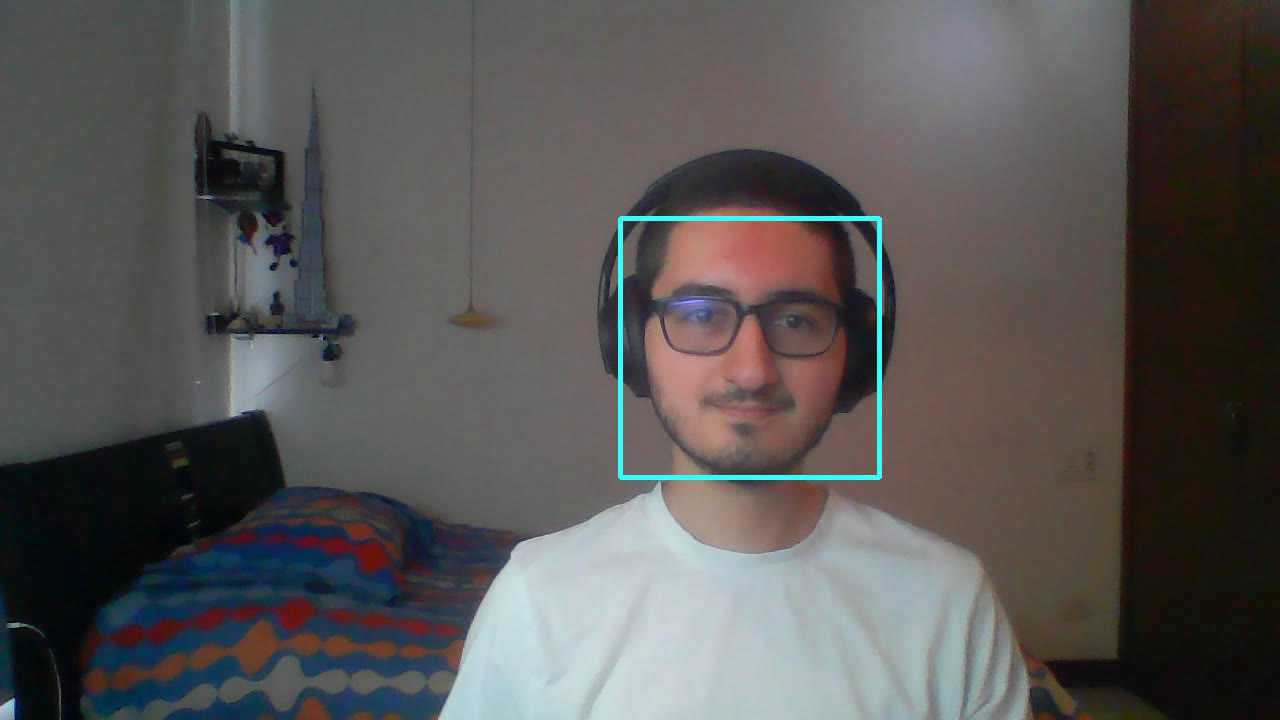
#> input picture frame 1 of python/computer_vision/face_detect_haar_cascade/sample_video_multiple_faces_0_results.avi, 1280 x 720 px, given in place of sample_video_multiple_faces_0.mp4, which was not available
$ python sample_video_general_purpose.py
#> lines starting #> are read from the running program, lines starting #| are printed output that depends on the picture; after the words box and inside, x2 and y2 are one past the last pixel; in counts of white or black regions, pixels touching at a corner belong together; pictures that were not available may be replaced by others from this repository, and a replacement may not be noted
### python/computer_vision/face_detect_haar_cascade/src/face_detect_hc.py
# FACE DETECT USING HAAR CASCADE CLASSIFIER
# Inspired by: https://realpython.com/face-recognition-with-python/

# Built-in imports
import os

# External libraries imports
import cv2 as cv
import numpy as np

# Root folder for the HaarCascade Classifier
ROOT_FOLDER = os.path.abspath(os.path.join(
    os.path.dirname(__file__), os.path.pardir))
print("\nROOT_FOLDER. --> " + ROOT_FOLDER)


class FaceDetector:
    def __init__(self, image, show_results=False, only_biggest_face=False):
        self.image = image
        self.show_results = show_results
        self.only_biggest_face = only_biggest_face

    def face_detect(self):
        if self.image is None:
            print("ERROR: Image did not load correctly.")
            return False

        self.generate_haar_cascade_clasifier()
        self.apply_haar_cascade_clasifier()
        self.find_center_values()

        # If self.faces returns a tuple, it means that no faces were found
        if (type(self.faces) is tuple):
            if (self.show_results == True):
                print("Found 0 faces in given image!")
                cv.imshow("image", self.image)
            return {
                "detected_face": False,
                "faces": self.faces,
                "img_height": self.height,
                "img_width": self.width
            }

        # Apply extra filter if only biggest face is desired
        if (self.only_biggest_face == True):
            self.faces = self.get_biggest_face()

        # Only draw face results if the show_results flag is activated
        if (self.show_results == True):

            # Draw a rectangle in the face/faces found
            for (x, y, w, h) in self.faces:
                cv.rectangle(self.image, (x, y),
                             (x + w, y + h), (0, 0, 255), 10)

            cv.imshow("image", self.image)
            print("Found faces correctly in given image!")

        return {
            "detected_face": True,
            "faces": self.faces,
            "img_height": self.height,
            "img_width": self.width
        }

    def generate_haar_cascade_clasifier(self):
        # Create the haar cascade
        casc_path = os.path.join(
            ROOT_FOLDER, "src", "haarcascade_frontalface_default.xml")
        self.face_cascade = cv.CascadeClassifier(casc_path)

    def apply_haar_cascade_clasifier(self):
        gray_image = cv.cvtColor(self.image, cv.COLOR_BGR2GRAY)

        # Detect faces in the image (vector of faces with rectangle dimensions)
        self.faces = self.face_cascade.detectMultiScale(
            gray_image,
            # scaleFactor=1.15,
            scaleFactor=1.10,
            minNeighbors=5,
            minSize=(30, 30),
            flags=cv.CASCADE_SCALE_IMAGE
        )

    def get_biggest_face(self):
        # Create an array for the sizes (areas) of each of the faces
        array_of_sizes = []
        for (x, y, w, h) in self.faces:
            array_of_sizes.append(w * h)

        # Get index for the biggest face based on the areas
        biggest_face_index = array_of_sizes.index(max(array_of_sizes))

        # Return a 2d array that contains only biggest face
        return np.reshape(self.faces[biggest_face_index], (-1, 4))

    def find_center_values(self):
        # Get height and width of the original image
        self.height, self.width = self.image.shape[:2]

        if self.show_results:
            pass
            # cv.rectangle(self.image, (int(self.width/2), int(self.height/2)),
            #              (int(self.width/2) + 1, int(self.height/2) + 1), (0, 0, 255), 5)


# [2 lines that do not run on import are left out]

### python/computer_vision/face_detect_haar_cascade/samples/get_assets_folder.py
# SCRIPT TO GET ASSETS FOLDER BASED ON REPOSITORY STRUCTURE

import os


def get_assets_folder_path():
    # Assets folder is located 2 directories up (double parent dir)
    COMPUTER_VISION_FOLDER = os.path.abspath(
        os.path.join(
            os.path.join(
                os.path.dirname(__file__), os.path.pardir
            ), os.path.pardir
        )
    )

    ASSETS_FOLDER_PATH = os.path.abspath(
        os.path.join(COMPUTER_VISION_FOLDER, "assets")
    )
    return ASSETS_FOLDER_PATH


# [2 lines that do not run on import are left out]

### python/computer_vision/face_detect_haar_cascade/samples/sample_video_general_purpose.py
# FACE DETECTION ON RECORDED VIDEO TO SEE FACE_DETECTION RESULTS

# Built-int imports
import os

# My own imports
import face_detect_hc as fdhc
import get_assets_folder as gaf

# General module imports
import cv2 as cv
import time


class CorrectFramesCounter:
    def __init__(self, CAP, OUT):
        self.CAP = CAP
        self.OUT = OUT

    def main(self):
        # check_results if video loaded correctly
        if (self.CAP.isOpened() == False):
            print("Error opening video stream or file")
            return False
        else:
            while (self.CAP.isOpened()):
                # Get specific read image from each instant from CAP capture
                ret, image = CAP.read()
#> image is the input picture: shape (720, 1280, 3); mean B, G, R 85.6, 86.2, 88.5

                if ret == True:
                    # Apply face_detect algorithm to each image capture
                    fd = fdhc.FaceDetector(
                        image, show_results=True, only_biggest_face=True)
                    faces = fd.face_detect()
#> in apply_haar_cascade_clasifier, `gray_image = cv.cvtColor(self.image, cv.COLOR_BGR2GRAY)`:
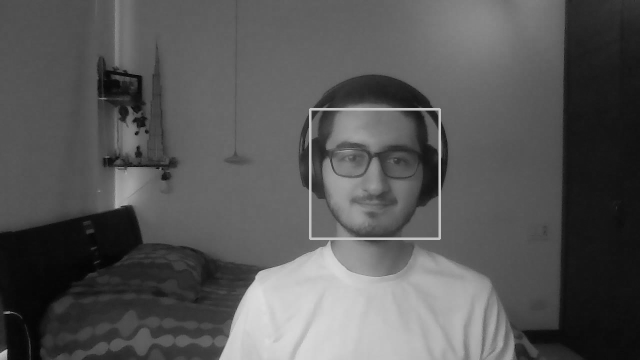
#> gray_image: shape (720, 1280) (shown at 1/2 size); min 1, max 221, mean 86.7
#> in apply_haar_cascade_clasifier, `self.faces = self.face_cascade.detectMultiScale( gray_image,`: self.faces = [[622, 220, 252, 252]]
#> the loop in get_biggest_face, `for (x, y, w, h) in self.faces:` made 1 pass
#> after the loop in get_biggest_face, `for (x, y, w, h) in self.faces:`: array_of_sizes = [63504]
#> in get_biggest_face, `biggest_face_index = array_of_sizes.index(max(array_of_sizes))`: biggest_face_index = 0
#> the loop in face_detect, `for (x, y, w, h) in self.faces:` made 1 pass
#> after the loop in face_detect, `for (x, y, w, h) in self.faces:`:
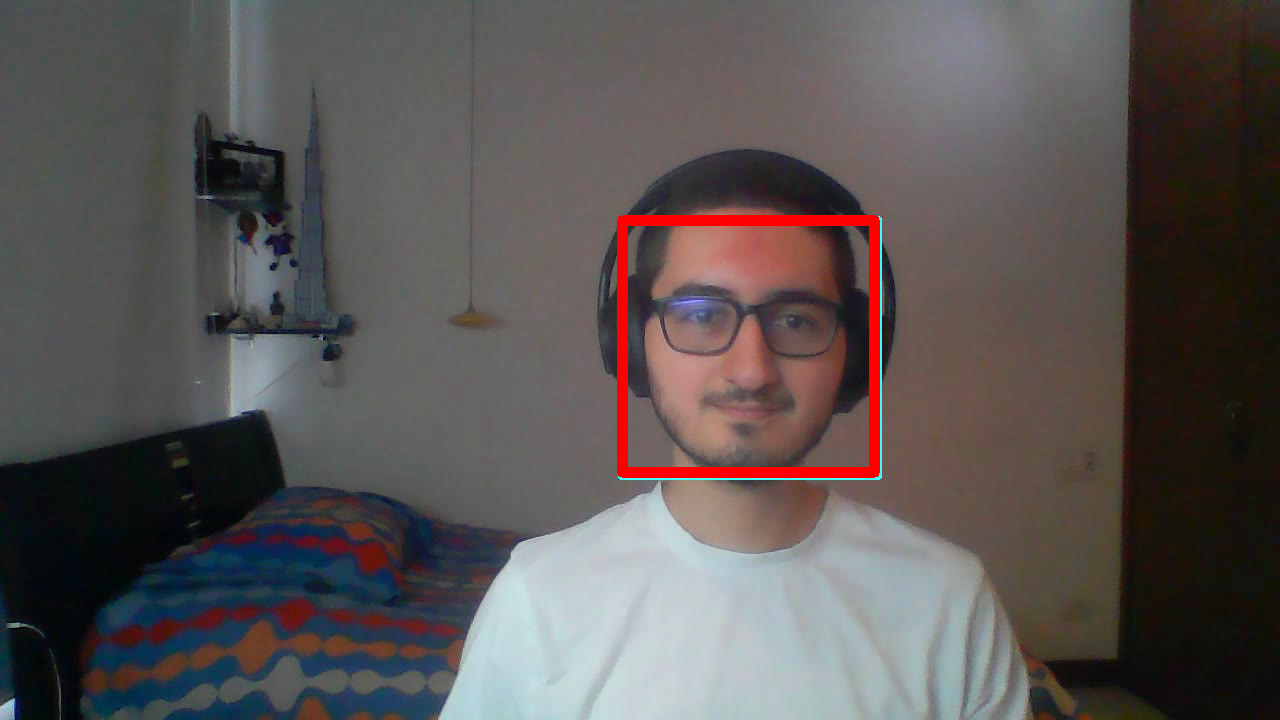
#> self.image: shape (720, 1280, 3); 1.2% of pixels changed, all inside (x1, y1, x2, y2) = (617, 215, 880, 478)
#> faces = {'detected_face': True, 'faces': [[622, 220, 252, 252]], 'img_height': 720, 'img_width': 1280}

                    # Write video results in new video
                    self.OUT.write(image)

                    # Exit when "q" is pressed
                    if (cv.waitKey(1) & 0xFF == ord("q")):
#> (key q is pressed here)
                        return True

                else:
                    return True

        # When CAP is finished processing, close the capture object
        self.CAP.release()
        self.OUT.release()
        cv.destroyAllWindows()


if __name__ == "__main__":
    # Get assets folder in repo for the samples
    ASSETS_FOLDER = gaf.get_assets_folder_path()

    CAP = cv.VideoCapture(os.path.join(
        ASSETS_FOLDER, "videos", "sample_video_multiple_faces_0.mp4"))

    fourcc = cv.VideoWriter_fourcc(*'MJPG')
    OUT = cv.VideoWriter("sample_video_multiple_faces_0_results.avi", fourcc,
                         20.0, (int(CAP.get(3)), int(CAP.get(4))))

    # Run main frame analyzer
    check_results = CorrectFramesCounter(CAP, OUT)
    check_results.main()
# FACE DETECTION ON RECORDED VIDEO TO SEE FACE_DETECTION RESULTS

# Built-int imports
import os

# My own imports
import face_detect_hc as fdhc
import get_assets_folder as gaf

# General module imports
import cv2 as cv
import time


class CorrectFramesCounter:
    def __init__(self, CAP):
        self.CAP = CAP

    def main(self):
        # check_results if video loaded correctly
        if (self.CAP.isOpened() == False):
            print("Error opening video stream or file")
            return False
        else:
            while (self.CAP.isOpened()):
                # Get specific read image from each instant from CAP capture
                ret, image = CAP.read()

                if ret == True:
                    # Apply face_detect algorithm to each image capture
                    fd = fdhc.FaceDetector(
                        image, show_results=True, only_biggest_face=True)
                    faces = fd.face_detect()
#> the loop in get_biggest_face (call 2), `for (x, y, w, h) in self.faces:` made 1 pass
#> the loop in face_detect (call 2), `for (x, y, w, h) in self.faces:` made 1 pass

                    # Exit when "q" is pressed
                    if (cv.waitKey(1) & 0xFF == ord("q")):
#> (key q is pressed here)
                        return True

                else:
                    return True

        # When CAP is finished processing, close the capture object
        self.CAP.release()
        cv.destroyAllWindows()


if __name__ == "__main__":
    # Get assets folder in repo for the samples
    ASSETS_FOLDER = gaf.get_assets_folder_path()

    CAP = cv.VideoCapture(os.path.join(
        ASSETS_FOLDER, "videos", "sample_video_multiple_faces_0.mp4"))

    # Run main frame analyzer
    check_results = CorrectFramesCounter(CAP)
    check_results.main()

$ run again, starting later in the video
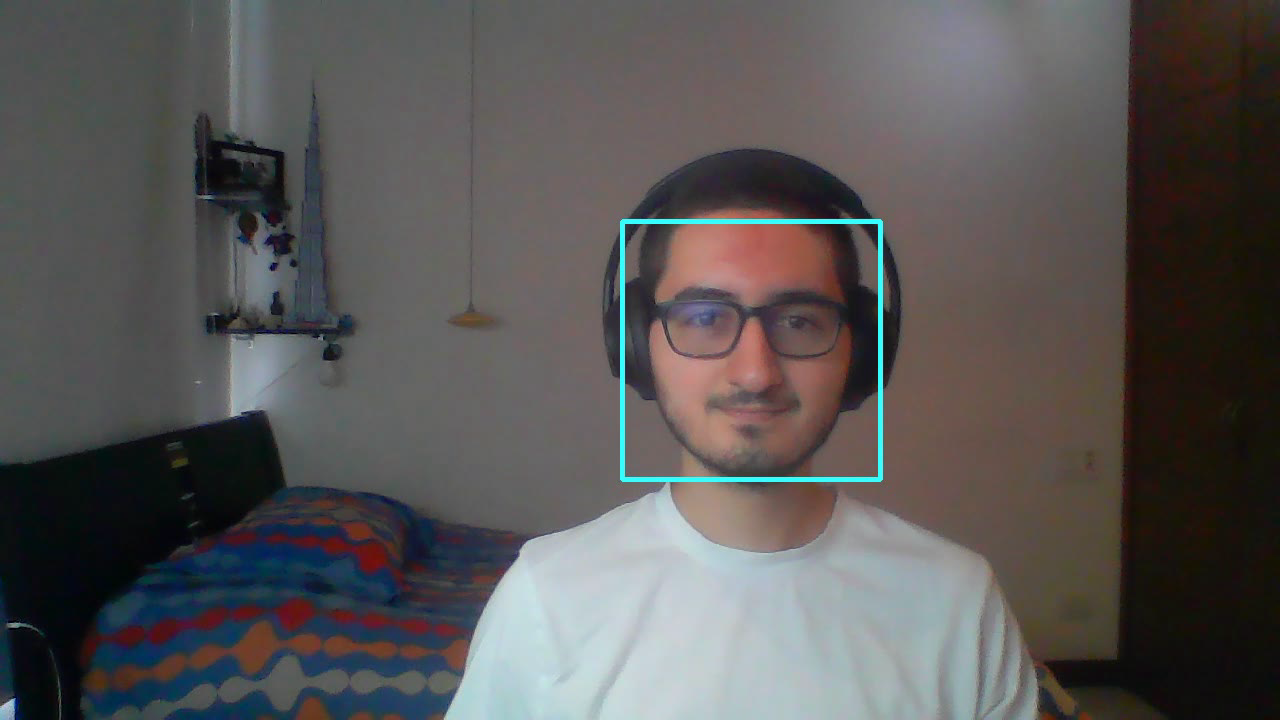
#> input picture frame 5 of python/computer_vision/face_detect_haar_cascade/sample_video_multiple_faces_0_results.avi, 1280 x 720 px, given in place of sample_video_multiple_faces_0.mp4, which was not available
#> in main, image is the input picture: shape (720, 1280, 3); mean B, G, R 85.5, 86, 88.3
#> in apply_haar_cascade_clasifier, `gray_image = cv.cvtColor(self.image, cv.COLOR_BGR2GRAY)`:
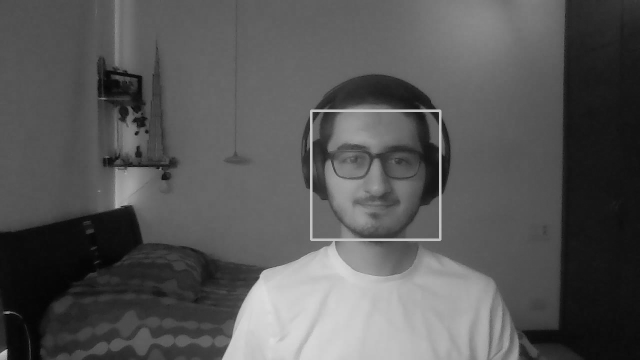
#> gray_image: shape (720, 1280) (shown at 1/2 size); min 1, max 223, mean 86.6
#> self.faces = [[632, 230, 242, 242]]
#> the loop in get_biggest_face, `for (x, y, w, h) in self.faces:` made 1 pass
#> after the loop in get_biggest_face, `for (x, y, w, h) in self.faces:`: array_of_sizes = [58564]
#> biggest_face_index = 0
#> the loop in face_detect, `for (x, y, w, h) in self.faces:` made 1 pass
#> after the loop in face_detect, `for (x, y, w, h) in self.faces:`:
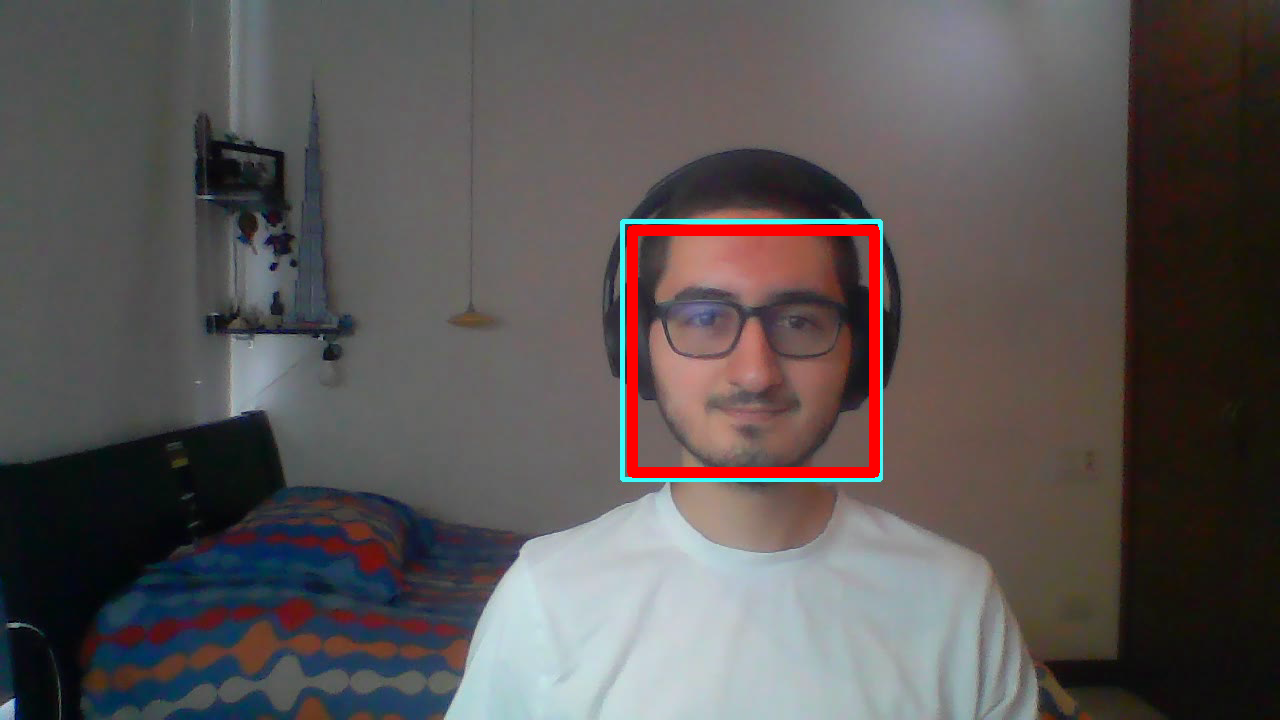
#> self.image: shape (720, 1280, 3); 1.15% of pixels changed, all inside (x1, y1, x2, y2) = (627, 225, 880, 478)
#> in main, `faces = fd.face_detect()`: faces = {'detected_face': True, 'faces': [[632, 230, 242, 242]], 'img_height': 720, 'img_width': 1280}
#> the loop in get_biggest_face (call 2), `for (x, y, w, h) in self.faces:` made 1 pass
#> the loop in face_detect (call 2), `for (x, y, w, h) in self.faces:` made 1 pass

$ run again, starting later in the video
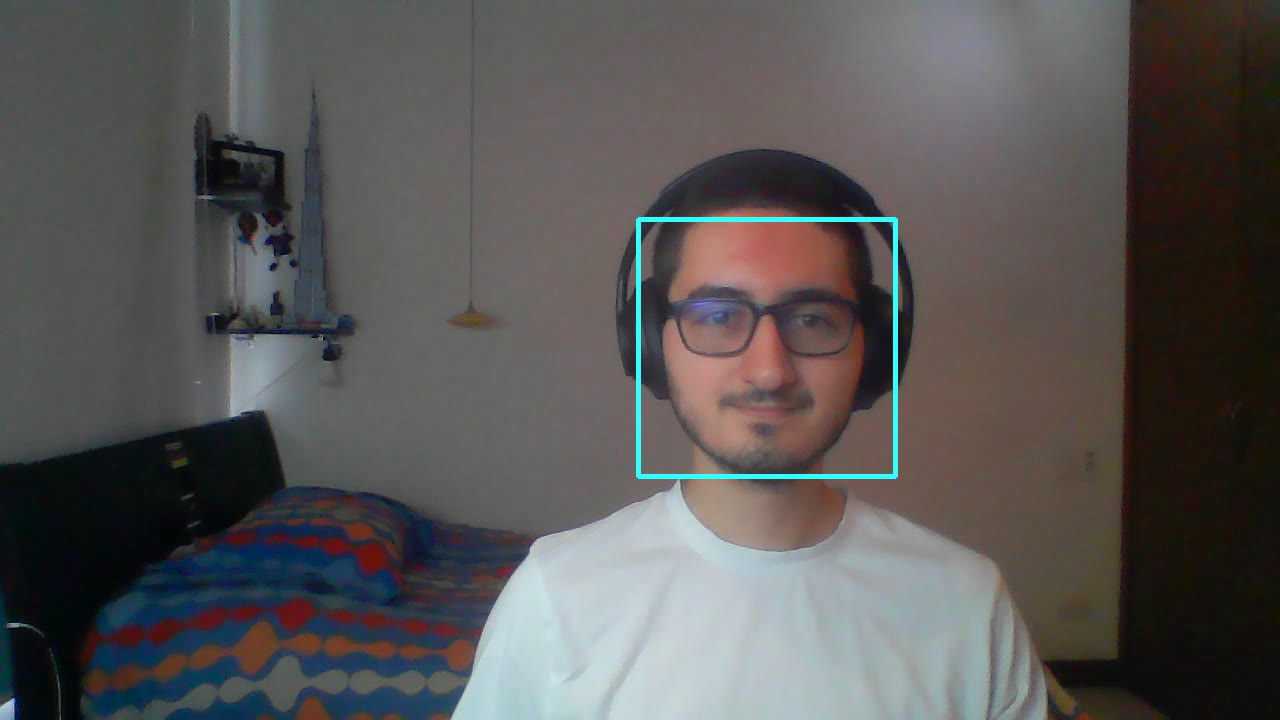
#> input picture frame 10 of python/computer_vision/face_detect_haar_cascade/sample_video_multiple_faces_0_results.avi, 1280 x 720 px, given in place of sample_video_multiple_faces_0.mp4, which was not available
#> in main, image is the input picture: shape (720, 1280, 3); mean B, G, R 85.5, 85.8, 88.2
#> in apply_haar_cascade_clasifier, `gray_image = cv.cvtColor(self.image, cv.COLOR_BGR2GRAY)`:
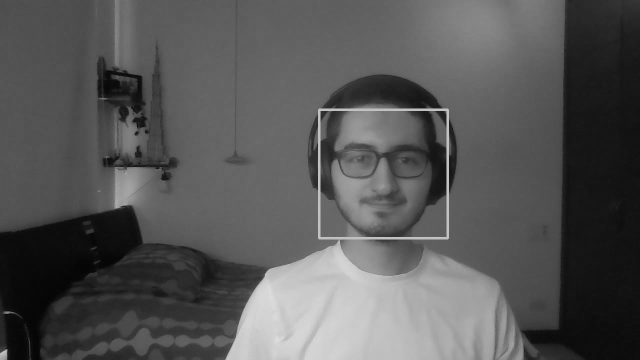
#> gray_image: shape (720, 1280) (shown at 1/2 size); min 1, max 221, mean 86.4
#> self.faces = [[638, 221, 252, 252]]
#> the loop in get_biggest_face, `for (x, y, w, h) in self.faces:` made 1 pass
#> after the loop in get_biggest_face, `for (x, y, w, h) in self.faces:`: array_of_sizes = [63504]
#> biggest_face_index = 0
#> the loop in face_detect, `for (x, y, w, h) in self.faces:` made 1 pass
#> after the loop in face_detect, `for (x, y, w, h) in self.faces:`:
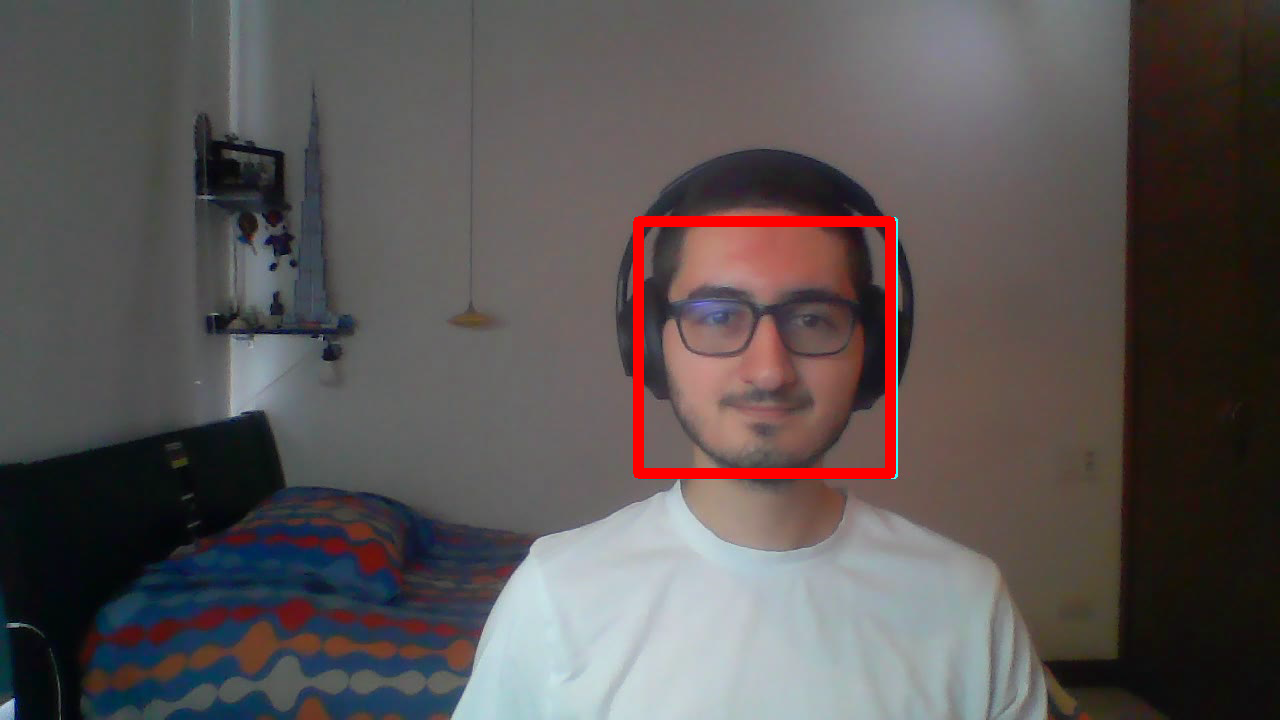
#> self.image: shape (720, 1280, 3); 1.2% of pixels changed, all inside (x1, y1, x2, y2) = (633, 216, 896, 479)
#> in main, `faces = fd.face_detect()`: faces = {'detected_face': True, 'faces': [[638, 221, 252, 252]], 'img_height': 720, 'img_width': 1280}
#> the loop in get_biggest_face (call 2), `for (x, y, w, h) in self.faces:` made 1 pass
#> the loop in face_detect (call 2), `for (x, y, w, h) in self.faces:` made 1 pass
